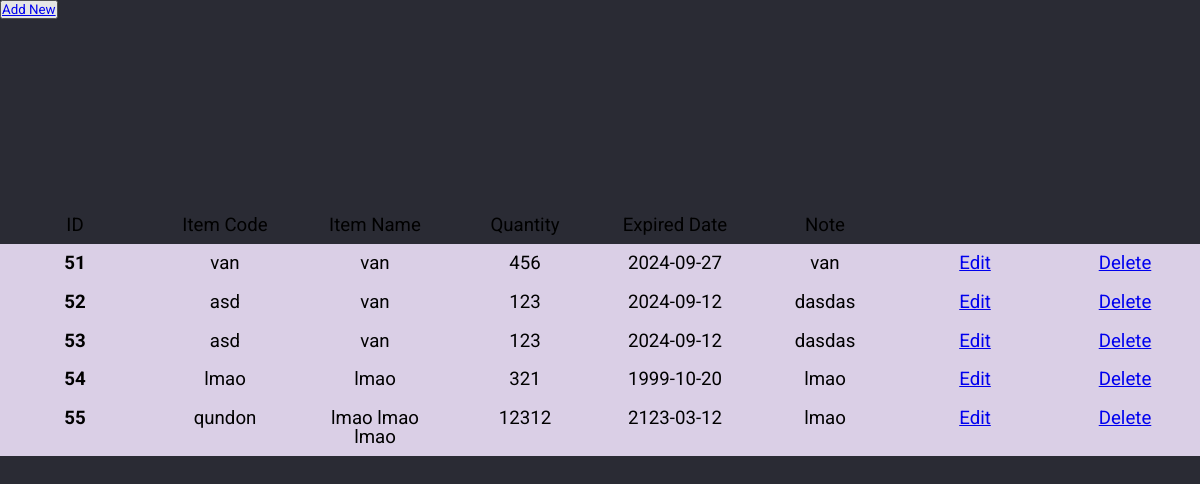
The page / on the database its author committed.
### tables this page shows
CREATE TABLE `item_sale` (
  `id` int(11) NOT NULL,
  `item_code` varchar(6) NOT NULL,
  `item_name` varchar(50) NOT NULL,
  `quantity` decimal(10,0) NOT NULL,
  `expried_date` date NOT NULL,
  `note` varchar(60) NOT NULL
);

### app/controllers/BaseController.php (called while the page is built, shortened)
<?php
class BaseController
{
    public function initModel($modelName = "HomeModel", $conn)
    {
        $modelFile = self::MODEL_PATH . $modelName . ".php";
        if (file_exists($modelFile)) {
            if (class_exists($modelName)) {
                return new $modelName($conn);
            }
        }
        return null;
    }
    public function view($pathView, $input = [])
    {
        return require_once self::VIEW_PATH . $pathView . ".php";
    }
}

### app/controllers/HomeController.php (called while the page is built)
<?php
class HomeController extends BaseController
{
    private $__conn, $__HomeModel;
    public function __construct($conn)
    {
        $this->__conn = $conn;
        $this->__HomeModel = $this->initModel("HomeModel", $this->__conn);
    }
    public function index()
    {
        $item = $this->__HomeModel->getAllItems();
        $this->view("home", ["Items" => $item]);
    }
}

### index.php (called while the page is built, shortened)
<?php
require_once "app/App.php";
require_once "app/configs/database.php";
require_once "app/controllers/BaseController.php";
$app = new App($conn);

### app/models/HomeModel.php (called while the page is built, shortened)
<?php
class HomeModel
{
    private $__conn;
    public function __construct($conn)
    {
        $this->__conn = $conn;
    }
    public function getAllItems($limit = 10, $offset = 0, $order = "DESC")
    {
        try {
            if (isset($this->__conn)) {
                $sql = "SELECT * FROM item_sale  LIMIT :limit  OFFSET :offset";
                $stmt = $this->__conn->prepare($sql);
                $stmt->bindParam("limit", $limit, PDO::PARAM_INT);
                $stmt->bindParam("offset", $offset, PDO::PARAM_INT);
                $stmt->execute();
                return $stmt->fetchAll(PDO::FETCH_ASSOC);
            }
            return null;
        } catch (PDOException $e) {
            echo $e->getMessage();
        }
    }
}

### app/views/home.php (the view, shortened to what this page needs)
<html>
<head>
    <link rel="stylesheet" type="text/css" href="/v_store/app/assets/css/icon.css">
    <link rel="stylesheet" type="text/css" href="/v_store/app/assets/css/table.css">
</head>
<body>
    <section>
        <button>
            <a href="http://localhost/v_store/Items/CreateItemForm" target="" rel="noopener noreferrer">Add New</a>
        </button>
        <table>
            <thead>
                <tr>
                    <th scope="col">ID</th>
                    <th scope="col">Item Code</th>
                    <th scope="col">Item Name</th>
                    <th scope="col">Quantity</th>
                    <th scope="col">Expired Date</th>
                    <th scope="col">Note</th>
                </tr>
            </thead>
            <tbody>
                <?php
                $Items = $input["Items"];
                foreach ($Items as $Item) {
                    echo "<pre>";
                    echo '
                    <tr style="background-color: #dacfe6;">
                    <td data-label="Data 1" style="font-weight: bold;">' . $Item["id"] . '</td>
                    <td data-label="Data 2">' . $Item["item_code"] . '</td>
                    <td data-label="Data 3">' . $Item["item_name"] . '</td>
                    <td data-label="Data 3">' . $Item["quantity"] . '</td>
                    <td data-label="Data 3">' . $Item["expried_date"] . '</td>
                    <td data-label="Data 3">' . $Item["note"] . '</td>
                    <td data-label="Data 4"><a href="http://localhost/v_store/Items/EditItem/' . $Item["id"] . '">Edit</a></td>
                    <td data-label="Data 4"><a href="http://localhost/v_store/Items/DeleteItem/' . $Item["id"] . '">Delete</a></td>
                </tr>';
                }
                ?>
            </tbody>
        </table>
    </section>
</body>
</html>

### app/App.php (shortened to what this page needs)
<?php
class App
{
    private $__controller, $__action, $__params, $__conn, $__instanceController;
    public function __construct($conn)
    {
        $this->__conn = $conn;
        $this->__controller = "home";
        $this->__action = "index";
        $this->__params = array();
        $this->handleUrl();
    }
    function getURL()
    {
        return null;
    }
    function handleUrl()
    {
        $url = $this->getURL();
        if (!empty($url)) {
            if (!empty($url[0])) {
                $this->__controller = ucfirst($url[0] . "Controller");
            }
            if (!empty($url[1])) {
                $this->__action = ucfirst($url[1]);
            }
            if (!empty($url[2])) {
                $this->__params["data"] = $url[2];
            }
            $file = "app/controllers/" . $this->__controller . ".php";
            if (file_exists($file)) {
                require_once $file;
                if (class_exists($this->__controller)) {
                    $this->__instanceController = $this->createInstanceController($this->__conn);
                    if (method_exists($this->__instanceController, $this->__action)) {
                        call_user_func_array([$this->__instanceController, $this->__action], $this->__params);
                    }
                }
            }
        } else {
            $this->__controller = ucfirst($this->__controller) . "Controller";
            $this->__instanceController = $this->createInstanceController($this->__conn);
            call_user_func_array([$this->__instanceController, $this->__action], $this->__params);
        }
    }
    private function createInstanceController($conn)
    {
        return new $this->__controller($this->__conn);
    }
}

### app/assets/css/table.css (style rules this page uses)
* { margin: 0; padding: 0; box-sizing: border-box; }
body { font-family: "Open Sans", sans-serif; font-size: 14pt; }

### rows shown on the page
item_sale: id "51", item_code "van", item_name "van", quantity "456", expried_date "2024-09-27", note "van"
item_sale: id "52", item_code "asd", item_name "van", quantity "123", expried_date "2024-09-12", note "dasdas"
item_sale: id "53", item_code "asd", item_name "van", quantity "123", expried_date "2024-09-12", note "dasdas"
item_sale: id "54", item_code "lmao", item_name "lmao", quantity "321", expried_date "1999-10-20", note "lmao"
item_sale: id "55", item_code "qundon", item_name "lmao lmao lmao", quantity "12312", expried_date "2123-03-12", note "lmao"
